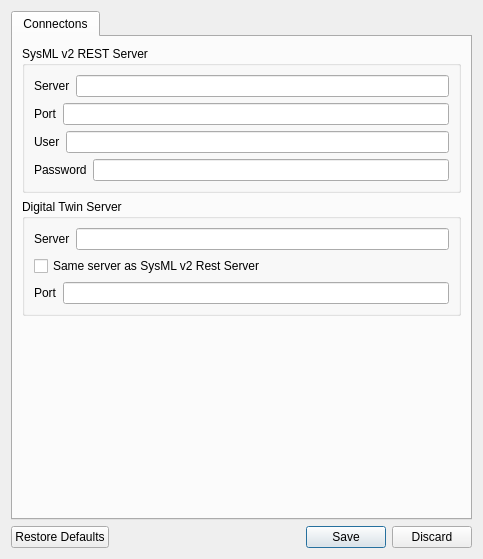
<?xml version="1.0" encoding="UTF-8"?>
<ui version="4.0">
 <class>DigitalTwin::Client::SettingsDialog</class>
 <widget class="QDialog" name="DigitalTwin::Client::SettingsDialog">
  <property name="geometry">
   <rect>
    <x>0</x>
    <y>0</y>
    <width>483</width>
    <height>559</height>
   </rect>
  </property>
  <property name="windowTitle">
   <string>SettingsDialog</string>
  </property>
  <layout class="QVBoxLayout" name="verticalLayout">
   <item>
    <widget class="QTabWidget" name="tabWidget">
     <property name="tabPosition">
      <enum>QTabWidget::North</enum>
     </property>
     <property name="currentIndex">
      <number>0</number>
     </property>
     <widget class="QWidget" name="ConnectionTab">
      <property name="autoFillBackground">
       <bool>false</bool>
      </property>
      <attribute name="title">
       <string>Connectons</string>
      </attribute>
      <layout class="QVBoxLayout" name="verticalLayout_4">
       <item>
        <widget class="QGroupBox" name="groupBox">
         <property name="title">
          <string>SysML v2 REST Server</string>
         </property>
         <layout class="QVBoxLayout" name="verticalLayout_2">
          <item>
           <layout class="QHBoxLayout" name="horizontalLayout_2">
            <item>
             <widget class="QLabel" name="label">
              <property name="text">
               <string>Server</string>
              </property>
             </widget>
            </item>
            <item>
             <widget class="QLineEdit" name="SysMLServerURL"/>
            </item>
           </layout>
          </item>
          <item>
           <layout class="QHBoxLayout" name="horizontalLayout_3">
            <item>
             <widget class="QLabel" name="label_2">
              <property name="text">
               <string>Port</string>
              </property>
             </widget>
            </item>
            <item>
             <widget class="QLineEdit" name="SysMLServerPort"/>
            </item>
           </layout>
          </item>
          <item>
           <layout class="QHBoxLayout" name="horizontalLayout">
            <item>
             <widget class="QLabel" name="label_5">
              <property name="text">
               <string>User</string>
              </property>
             </widget>
            </item>
            <item>
             <widget class="QLineEdit" name="UserLineEdit"/>
            </item>
           </layout>
          </item>
          <item>
           <layout class="QHBoxLayout" name="horizontalLayout_6">
            <item>
             <widget class="QLabel" name="label_6">
              <property name="text">
               <string>Password</string>
              </property>
             </widget>
            </item>
            <item>
             <widget class="QLineEdit" name="PasswordLineEdit">
              <property name="echoMode">
               <enum>QLineEdit::Password</enum>
              </property>
             </widget>
            </item>
           </layout>
          </item>
         </layout>
        </widget>
       </item>
       <item>
        <widget class="QGroupBox" name="groupBox_2">
         <property name="title">
          <string>Digital Twin Server</string>
         </property>
         <layout class="QVBoxLayout" name="verticalLayout_3">
          <item>
           <layout class="QHBoxLayout" name="horizontalLayout_4">
            <item>
             <widget class="QLabel" name="label_3">
              <property name="text">
               <string>Server</string>
              </property>
             </widget>
            </item>
            <item>
             <widget class="QLineEdit" name="DTServerLineEdit"/>
            </item>
           </layout>
          </item>
          <item>
           <widget class="QCheckBox" name="SameNameCheckBox">
            <property name="text">
             <string>Same server as SysML v2 Rest Server</string>
            </property>
           </widget>
          </item>
          <item>
           <layout class="QHBoxLayout" name="horizontalLayout_5">
            <item>
             <widget class="QLabel" name="label_4">
              <property name="text">
               <string>Port</string>
              </property>
             </widget>
            </item>
            <item>
             <widget class="QLineEdit" name="DTPortLineEdit"/>
            </item>
           </layout>
          </item>
         </layout>
        </widget>
       </item>
       <item>
        <spacer name="verticalSpacer">
         <property name="orientation">
          <enum>Qt::Vertical</enum>
         </property>
         <property name="sizeHint" stdset="0">
          <size>
           <width>20</width>
           <height>40</height>
          </size>
         </property>
        </spacer>
       </item>
      </layout>
     </widget>
    </widget>
   </item>
   <item>
    <widget class="QDialogButtonBox" name="buttonBox">
     <property name="standardButtons">
      <set>QDialogButtonBox::Discard|QDialogButtonBox::RestoreDefaults|QDialogButtonBox::Save</set>
     </property>
    </widget>
   </item>
  </layout>
 </widget>
 <resources/>
 <connections/>
</ui>
